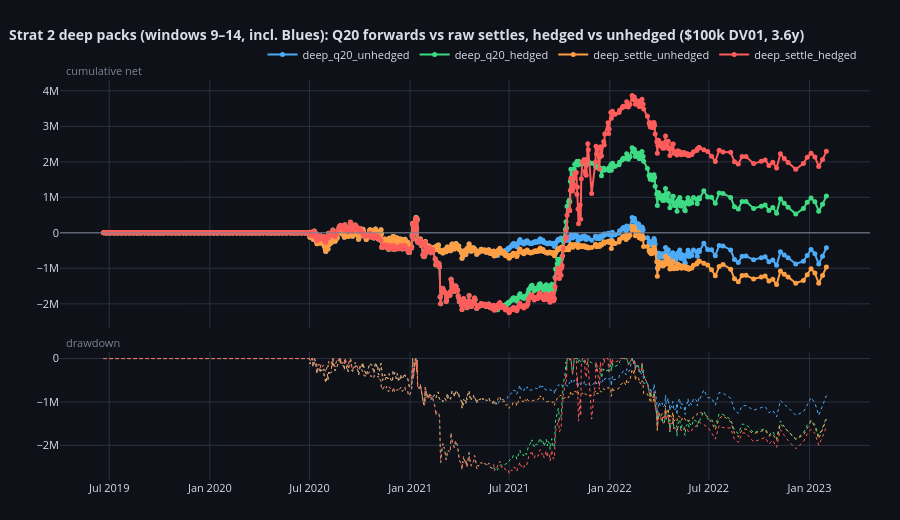

This figure's notebook cell:
### Code cell
fig_cmp = compare_curves(BOOKS, title="Strat 2 deep packs (windows 9–14, incl. Blues): "
                                      f"Q20 forwards vs raw settles, hedged vs unhedged "
                                      f"($100k DV01, {SPAN_YEARS:.1f}y)")
fig_cmp

### Figure 1 — Plotly figure (JSON) as saved in the notebook; plotly's stock layout.template omitted (floating-point values rounded to 4 significant figures; data arrays with more than 128 entries replaced by an {"elided": "..."} marker saying what was removed)
{"data": [{"hovertemplate": "<b>deep_q20_unhedged</b><br>%{x|%Y-%m-%d}<br>cum %{y:.3f}<extra></extra>", "line": {"color": "#4dabf7", "width": 2}, "marker": {"size": 5}, "mode": "lines+markers", "name": "deep_q20_unhedged", "type": "scatter", "x": {"elided": "742 str values"}, "xaxis": "x", "y": {"elided": "742 float values"}, "yaxis": "y"}, {"hoverinfo": "skip", "line": {"color": "#4dabf7", "dash": "dot", "width": 1}, "mode": "lines", "name": "deep_q20_unhedged dd", "showlegend": false, "type": "scatter", "x": {"elided": "742 str values"}, "xaxis": "x2", "y": {"elided": "742 float values"}, "yaxis": "y2"}, {"hovertemplate": "<b>deep_q20_hedged</b><br>%{x|%Y-%m-%d}<br>cum %{y:.3f}<extra></extra>", "line": {"color": "#3ddc84", "width": 2}, "marker": {"size": 5}, "mode": "lines+markers", "name": "deep_q20_hedged", "type": "scatter", "x": {"elided": "742 str values"}, "xaxis": "x", "y": {"elided": "742 float values"}, "yaxis": "y"}, {"hoverinfo": "skip", "line": {"color": "#3ddc84", "dash": "dot", "width": 1}, "mode": "lines", "name": "deep_q20_hedged dd", "showlegend": false, "type": "scatter", "x": {"elided": "742 str values"}, "xaxis": "x2", "y": {"elided": "742 float values"}, "yaxis": "y2"}, {"hovertemplate": "<b>deep_settle_unhedged</b><br>%{x|%Y-%m-%d}<br>cum %{y:.3f}<extra></extra>", "line": {"color": "#ff9f43", "width": 2}, "marker": {"size": 5}, "mode": "lines+markers", "name": "deep_settle_unhedged", "type": "scatter", "x": {"elided": "742 str values"}, "xaxis": "x", "y": {"elided": "742 float values"}, "yaxis": "y"}, {"hoverinfo": "skip", "line": {"color": "#ff9f43", "dash": "dot", "width": 1}, "mode": "lines", "name": "deep_settle_unhedged dd", "showlegend": false, "type": "scatter", "x": {"elided": "742 str values"}, "xaxis": "x2", "y": {"elided": "742 float values"}, "yaxis": "y2"}, {"hovertemplate": "<b>deep_settle_hedged</b><br>%{x|%Y-%m-%d}<br>cum %{y:.3f}<extra></extra>", "line": {"color": "#ff5c5c", "width": 2}, "marker": {"size": 5}, "mode": "lines+markers", "name": "deep_settle_hedged", "type": "scatter", "x": {"elided": "742 str values"}, "xaxis": "x", "y": {"elided": "742 float values"}, "yaxis": "y"}, {"hoverinfo": "skip", "line": {"color": "#ff5c5c", "dash": "dot", "width": 1}, "mode": "lines", "name": "deep_settle_hedged dd", "showlegend": false, "type": "scatter", "x": {"elided": "742 str values"}, "xaxis": "x2", "y": {"elided": "742 float values"}, "yaxis": "y2"}], "layout": {"annotations": [{"font": {"color": "#7b8394", "size": 11}, "showarrow": false, "text": "cumulative net", "x": 0.005, "xanchor": "left", "xref": "paper", "y": 1.0, "yanchor": "bottom", "yref": "paper"}, {"font": {"color": "#7b8394", "size": 11}, "showarrow": false, "text": "drawdown", "x": 0.005, "xanchor": "left", "xref": "paper", "y": 0.3196, "yanchor": "bottom", "yref": "paper"}], "font": {"color": "#d8dee9", "size": 11}, "height": 520, "hoverlabel": {"bgcolor": "#161a23", "bordercolor": "#2a3040"}, "hovermode": "x unified", "legend": {"bgcolor": "rgba(0,0,0,0)", "orientation": "h", "x": 0.25, "y": 1.1}, "margin": {"b": 40, "l": 60, "r": 30, "t": 80}, "paper_bgcolor": "#0e1117", "plot_bgcolor": "#0e1117", "shapes": [{"line": {"color": "#7b8394", "width": 1}, "type": "line", "x0": 0, "x1": 1, "xref": "x domain", "y0": 0, "y1": 0, "yref": "y"}], "title": {"font": {"size": 14}, "text": "<b>Strat 2 deep packs (windows 9–14, incl. Blues): Q20 forwards vs raw settles, hedged vs unhedged ($100k DV01, 3.6y)</b>", "x": 0.01}, "xaxis": {"anchor": "y", "domain": [0.0, 1.0], "gridcolor": "#2a3040", "matches": "x2", "showgrid": true, "showspikes": true, "showticklabels": false, "spikecolor": "#7b8394", "spikedash": "dot", "spikemode": "across", "spikesnap": "cursor", "spikethickness": 1}, "xaxis2": {"anchor": "y2", "domain": [0.0, 1.0], "gridcolor": "#2a3040", "showgrid": true, "showspikes": true, "spikecolor": "#7b8394", "spikedash": "dot", "spikemode": "across", "spikesnap": "cursor", "spikethickness": 1}, "yaxis": {"anchor": "x", "domain": [0.3796, 1.0], "gridcolor": "#2a3040", "showgrid": true, "zeroline": false}, "yaxis2": {"anchor": "x2", "domain": [0.0, 0.3196], "gridcolor": "#2a3040", "showgrid": true, "zeroline": false}}}
